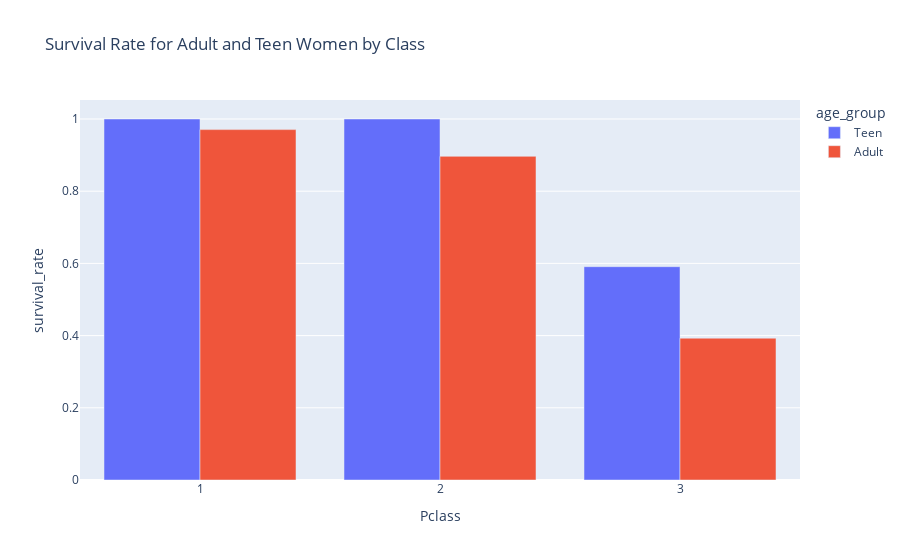
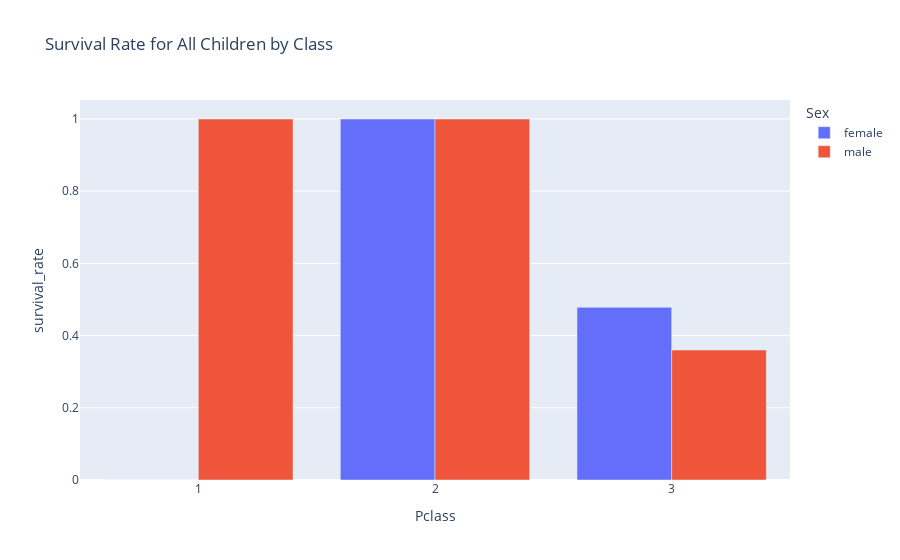

Source (notebook cell) for these figures, in order:
### Markdown cell above
For this exercise you will analyze survival patterns on the Titanic by looking at passenger class, sex, and age group. Name the function `survival_demographics()`.

1. Create a new column in the Titanic dataset that classifies passengers into age categories (i.e., a pandas `category` series). The categories should be:
    - Child (up to 12)
    - Teen (13–19)
    - Adult (20–59)
    - Senior (60+)  
  
	Hint: The `pd.cut()` function might come in handy here.

2. Group the passengers by class, sex, and age group.  

3. For each group, calculate:  
    - The total number of passengers, `n_passengers`
    - The number of survivors, `n_survivors`
    - The survival rate, `survival_rate`

4. Return a table that includes the results for *all* combinations of class, sex, and age group.  

5. Order the results so they are easy to interpret.  

6. Come up with a clear question that your results table makes you curious about (e.g., “Did women in first class have a higher survival rate than men in other classes?”). Write this question in your `app.py` file above the call to your visualization function, using `st.write("Your Question Here")`.
   
7. Create a Plotly visualization in a function named `visualize_demographic()` that directly addresses your question by returning a Plotly figure (e.g., `fig = px. ...`). You are free to choose the chart type that you think best communicates the findings. Be creative — try different approaches, compare them, and ensure that your chart clearly answers the question you posed.

### Code cell
import pandas as pd
import plotly.express as px

df = pd.read_csv('https://raw.githubusercontent.com/leontoddjohnson/datasets/main/data/titanic.csv')

def survival_demographics():
    ages = [0, 12, 19, 59, float('inf')]
    labels = ['Child', 'Teen', 'Adult', 'Senior']
    df['age_group'] = pd.cut(df['Age'], bins=ages, labels=labels, right=True, include_lowest=True)
    df['age_group'] = df['age_group'].astype('category')

    age_grouped = df.groupby(['Pclass', 'Sex', 'age_group']).agg(
        n_passengers = ('PassengerId', 'count'),
        n_survivors = ('Survived', 'sum')
    ).reset_index()
    age_grouped['survival_rate'] = age_grouped['n_survivors'] / age_grouped['n_passengers']
    return age_grouped

survival_demographics()

def visualize_demographic():
    grouped_df = survival_demographics()
    women_filtered = grouped_df[
        (grouped_df['Sex'] == 'female') & (grouped_df['age_group'].isin(['Teen','Adult']))
    ]
    #For answering this question, we will be using "women" as adult and teen females. Children will be any gender child. 
    women_fig = px.bar(women_filtered, 
                       x='Pclass', 
                       y='survival_rate',
                       color= 'age_group',
                       barmode= 'group',
                       title= 'Survival Rate for Adult and Teen Women by Class'
    )

    women_fig.show()

    children_filtered = grouped_df[
        (grouped_df['age_group'] == 'Child')
    ]

    children_fig = px.bar(children_filtered,
                          x= 'Pclass',
                          y= 'survival_rate',
                          color= 'Sex',
                          barmode= 'group',
                          title= 'Survival Rate for All Children by Class'
    )

    children_fig.show()

visualize_demographic()

### Figure 1 — Plotly figure (JSON) as saved in the notebook; plotly's stock layout.template omitted (floating-point values rounded to 4 significant figures)
{"data": [{"alignmentgroup": "True", "hovertemplate": "age_group=Teen<br>Pclass=%{x}<br>survival_rate=%{y}<extra></extra>", "legendgroup": "Teen", "marker": {"color": "#636efa", "pattern": {"shape": ""}}, "name": "Teen", "offsetgroup": "Teen", "orientation": "v", "showlegend": true, "textposition": "auto", "type": "bar", "x": [1, 2, 3], "xaxis": "x", "y": [1.0, 1.0, 0.5909], "yaxis": "y"}, {"alignmentgroup": "True", "hovertemplate": "age_group=Adult<br>Pclass=%{x}<br>survival_rate=%{y}<extra></extra>", "legendgroup": "Adult", "marker": {"color": "#EF553B", "pattern": {"shape": ""}}, "name": "Adult", "offsetgroup": "Adult", "orientation": "v", "showlegend": true, "textposition": "auto", "type": "bar", "x": [1, 2, 3], "xaxis": "x", "y": [0.9706, 0.8966, 0.3929], "yaxis": "y"}], "layout": {"barmode": "group", "legend": {"title": {"text": "age_group"}, "tracegroupgap": 0}, "title": {"text": "Survival Rate for Adult and Teen Women by Class"}, "xaxis": {"anchor": "y", "domain": [0, 1], "title": {"text": "Pclass"}}, "yaxis": {"anchor": "x", "domain": [0, 1], "title": {"text": "survival_rate"}}}}

### Figure 2 — Plotly figure (JSON) as saved in the notebook; plotly's stock layout.template omitted (floating-point values rounded to 4 significant figures)
{"data": [{"alignmentgroup": "True", "hovertemplate": "Sex=female<br>Pclass=%{x}<br>survival_rate=%{y}<extra></extra>", "legendgroup": "female", "marker": {"color": "#636efa", "pattern": {"shape": ""}}, "name": "female", "offsetgroup": "female", "orientation": "v", "showlegend": true, "textposition": "auto", "type": "bar", "x": [1, 2, 3], "xaxis": "x", "y": [0.0, 1.0, 0.4783], "yaxis": "y"}, {"alignmentgroup": "True", "hovertemplate": "Sex=male<br>Pclass=%{x}<br>survival_rate=%{y}<extra></extra>", "legendgroup": "male", "marker": {"color": "#EF553B", "pattern": {"shape": ""}}, "name": "male", "offsetgroup": "male", "orientation": "v", "showlegend": true, "textposition": "auto", "type": "bar", "x": [1, 2, 3], "xaxis": "x", "y": [1.0, 1.0, 0.36], "yaxis": "y"}], "layout": {"barmode": "group", "legend": {"title": {"text": "Sex"}, "tracegroupgap": 0}, "title": {"text": "Survival Rate for All Children by Class"}, "xaxis": {"anchor": "y", "domain": [0, 1], "title": {"text": "Pclass"}}, "yaxis": {"anchor": "x", "domain": [0, 1], "title": {"text": "survival_rate"}}}}
